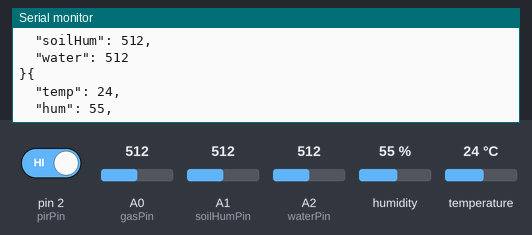
The sketch below on a simulated Arduino Uno, built for the host (arithmetic inside an expression is 32-bit, double 64-bit). Parts: the last lines printed to the serial monitor. Inputs (shaded band) come from the test bench; at power-on: A0 (gasPin) = 512, A1 (soilHumPin) = 512, A2 (waterPin) = 512, pin 2 (pirPin) HIGH, humidity 55 %, temperature 24 °C.

Above: at 1.2 s.
1.3 s: A0 (gasPin) set to 107
At 1.9 s:
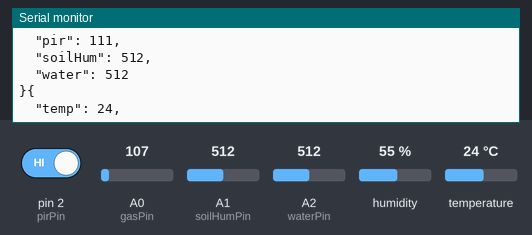
2.8 s: A0 (gasPin) set to 95
At 3.5 s:
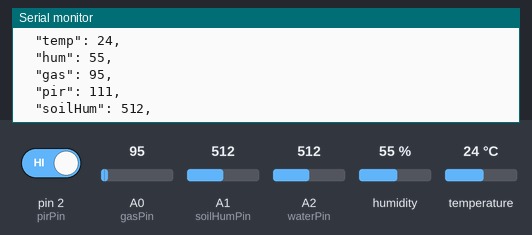
8.8 s: A1 (soilHumPin) set to 108
At 9.7 s:
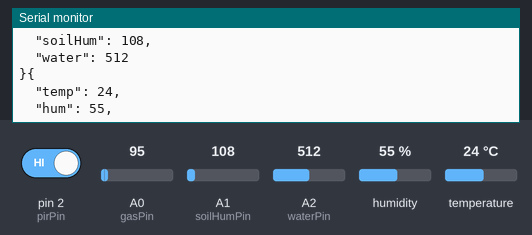
14.8 s: A1 (soilHumPin) set to 90
At 15.7 s:
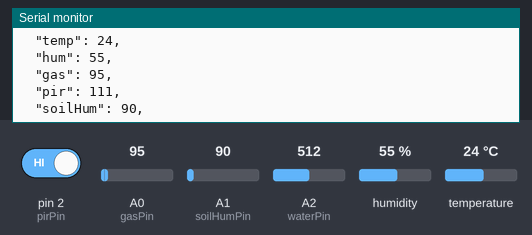
20.8 s: A2 (waterPin) set to 110
26.8 s: A2 (waterPin) set to 92
At 27.4 s:
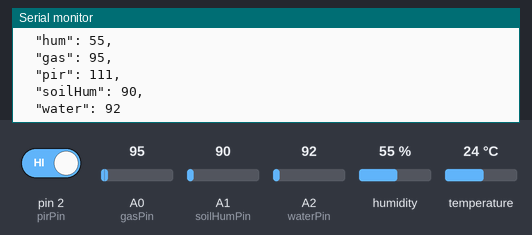
Timing chart, 0 to 29.8 s (numbered marks = the images above; inputs shaded):
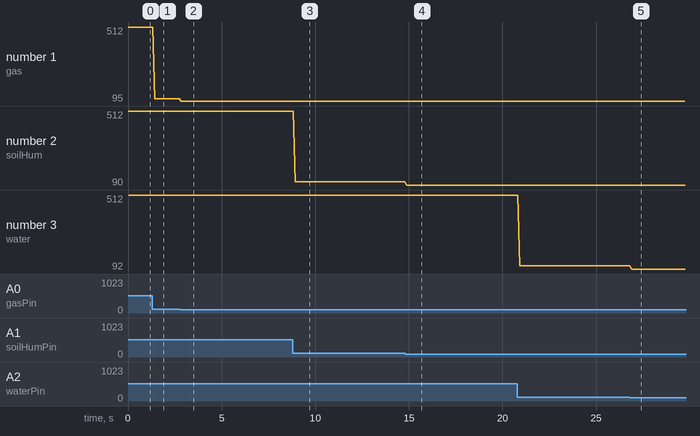

The sketch:

ArduinoCode.ino
```cpp
#include <SoftwareSerial.h>
#include <ArduinoJson.h>
#include <DHT.h>
SoftwareSerial sa(5,6);
int gasPin = A0;
int pirPin = 2;
int soilHumPin = A1;
int waterPin = A2;
#define DHTPIN 3
#define DHTTYPE DHT11
DHT dht(DHTPIN, DHTTYPE);

void setup() {
  pinMode(pirPin, INPUT);
  sa.begin(115200);
  Serial.begin(9600);
  dht.begin();
}

void loop() {
 StaticJsonBuffer<170> jsonBuffer;
 JsonObject& root = jsonBuffer.createObject();
 int water = analogRead(waterPin);
 if(water == 0)
 {
    water = 1;
 }
 int gas = analogRead(gasPin);
 int pir = digitalRead(pirPin);
 if(pir == 0)
 {
    pir = 100;
 }
 else
 {
    pir = 111;
 }
 int soilHum = analogRead(soilHumPin);
 float hum = dht.readHumidity();
 float temp = dht.readTemperature();
  root["temp"] = temp;
  root["hum"] = hum;
  root["gas"] = gas;
  root["pir"] = pir;
  root["soilHum"] = soilHum;
  root["water"] = water;
  root.prettyPrintTo(Serial);
if(sa.isListening())
{
 root.printTo(sa);
}
}
```

Measured:
- the behaviour switches between 100 and 99 on A0 (gasPin) (found by bisection; images 1 and 2)
- the behaviour switches between 100 and 99 on A1 (soilHumPin) (found by bisection; images 3 and 4)
- the behaviour switches between 100 and 99 on A2 (waterPin) (found by bisection; images 4 and 5)
- after the input at 1.3 s, the serial monitor: prints a new line after 0.12 s (image 1)
- after the input at 2.8 s, the serial monitor: prints a new line after 0.05 s (image 2)
- after the input at 8.8 s, the serial monitor: prints a new line after 0.14 s (image 3)
- after the input at 14.8 s, the serial monitor: prints a new line after 0.09 s (image 4)
- after the input at 26.8 s, the serial monitor: prints a new line after 0.10 s (image 5)
